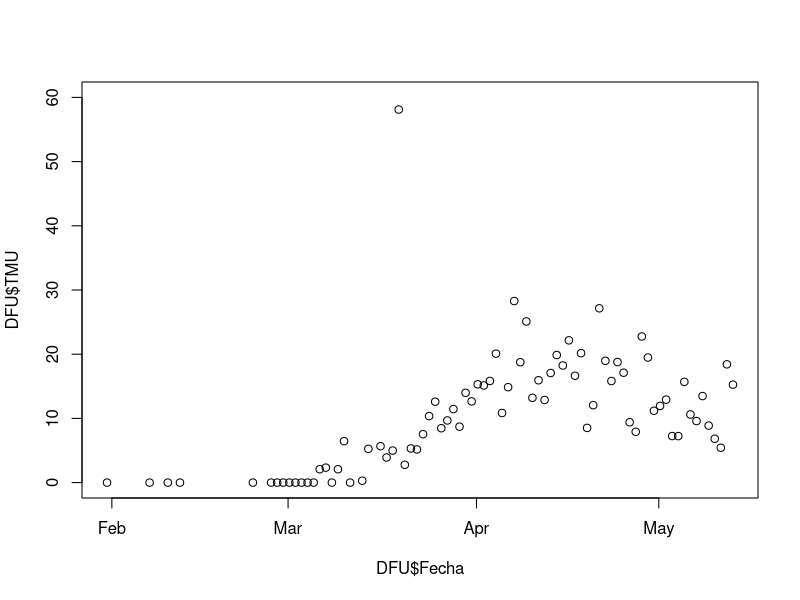
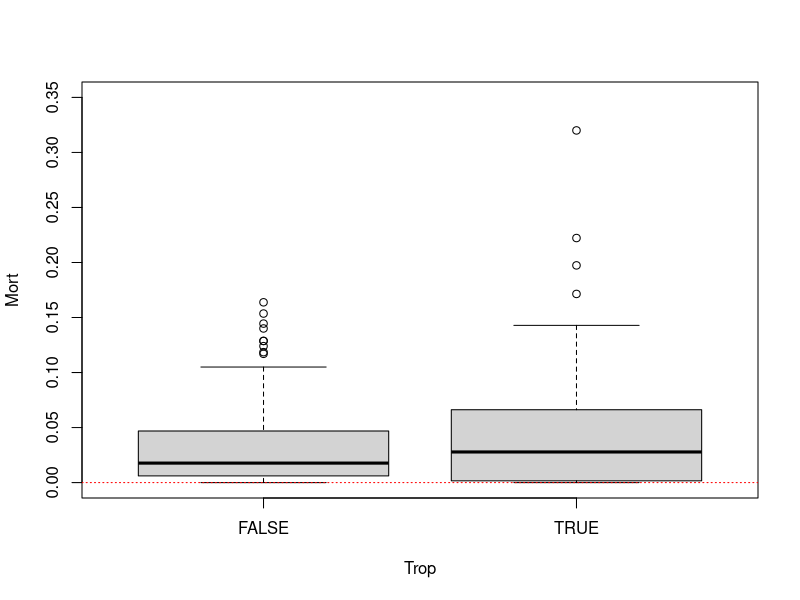

Here is the R script that generated these plots, in order: (Note: this script raises an error after producing the figures.)
## ---- chunk 1
library(readr)
library(dplyr)

## ---- chunk 2
DC = read_csv("C19.csv")
DD = read_csv("Demo.csv")
## ---- chunk 3
r <- function(x){
  return(round(x, digits = 2))
}
## ---- chunk 4
cv <- function(X){
  return(sd(X)/mean(X))
}

rango <- function(X){
  return(max(X)-min(X))
}
## ---- chunk 5
DC %>% filter(Pais == "United Kingdom") %>% 
  group_by(Fecha) %>% 
  summarise(TotalContagiados = sum(Contagiados)
    , TotalMuertos = sum(Muertos)
    , TotalRecuperados = sum(Recuperados)) -> DFU
## ---- chunk 6
DFU$CountDia <- diff(c(0, DFU$TotalContagiados))
## ---- chunk 7
DFU$TMU <- round(diff(c(0, DFU$TotalMuertos)) / DFU$CountDia * 100, digit = 2)
## ---- chunk 8
DC %>% filter(Fecha == max(Fecha)) -> DZ
DX <- left_join(DZ,DD)
DX$Mort <- DX$Muertos/DX$Contagiados
DX <- DX[!is.na(DX$Mort),]
## ---- chunk 9
dim(DC)
dim(DD)
## ---- chunk 10
round(sum(!complete.cases(DC)) / nrow(DC) * 100, digits = 2)
round(sum(!complete.cases(DD)) / nrow(DD) * 100, digits = 2)
## ---- chunk 11
which.max(colSums(is.na(DC)))
which.max(colSums(is.na(DD)))
## ---- chunk 12
spec(DC)
## ---- chunk 13
DFU[DFU$TotalContagiados != 0, ]
## ---- chunk 14
DFU <- DFU[DFU$TotalContagiados != 0, ]
## ---- chunk 15
summary(DFU$CountDia)
## ---- chunk 16
r(sd(DFU$CountDia))
r(diff(range(DFU$CountDia)))
r(IQR(DFU$CountDia))
r(sd(DFU$CountDia)/mean(DFU$CountDia) * 100)
## ---- chunk 17
fi <- min(DFU$Fecha[DFU$CountDia > 0])
ff <- max(DFU$Fecha[DFU$CountDia > 0])

Sel <- (fi <= DFU$Fecha) & (DFU$Fecha <= ff)

r(min(DFU$CountDia[Sel]))
r(median(DFU$CountDia[Sel]))
r(mean(DFU$CountDia[Sel]))
r(max(DFU$CountDia[Sel]))

r(sd(DFU$CountDia[Sel]))
r(range(DFU$CountDia[Sel]))
r(IQR(DFU$CountDia[Sel]))
r(sd(DFU$CountDia[Sel])/mean(DFU$CountDia[Sel]) * 100)
## ---- chunk 18
DFU[DFU$CountDia == max(DFU$CountDia), ]
## ---- chunk 19
plot(DFU$Fecha, DFU$TMU,
     ylim = c(0,60))
## ---- chunk 20
DC %>% filter(Fecha == max(Fecha)) -> DF
Mort <- DF$Muertos/DF$Contagiados
Trop <- (-23 <= DF$Latitud) & (DF$Latitud <= 23)
boxplot(Mort ~ Trop,
        ylim= c(0,0.35)
        )
abline(h = 0, lty = 3, col = "red")
## ---- chunk 21
length(unique(temp$Provincia))
## ---- chunk 22
DC %>% 
  filter(Pais == "United Kingdom" & Contagiados > 0) %>% 
  select(Fecha, Contagiados) %>% 
  arrange(Fecha) -> DFU
## ---- chunk 23
DC %>% 
  filter(Pais == "United Kingdom") %>%
  group_by(Fecha, Pais) %>%
  summarise(
    Contagiados = sum(Contagiados)
    , Muertos = sum(Muertos)
    , Recuperados = sum(Recuperados)
  ) -> DFU 
